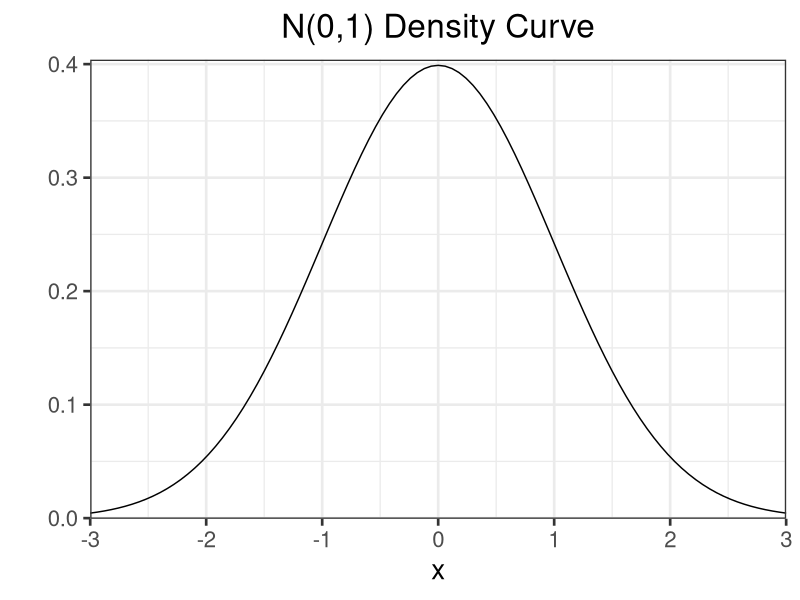
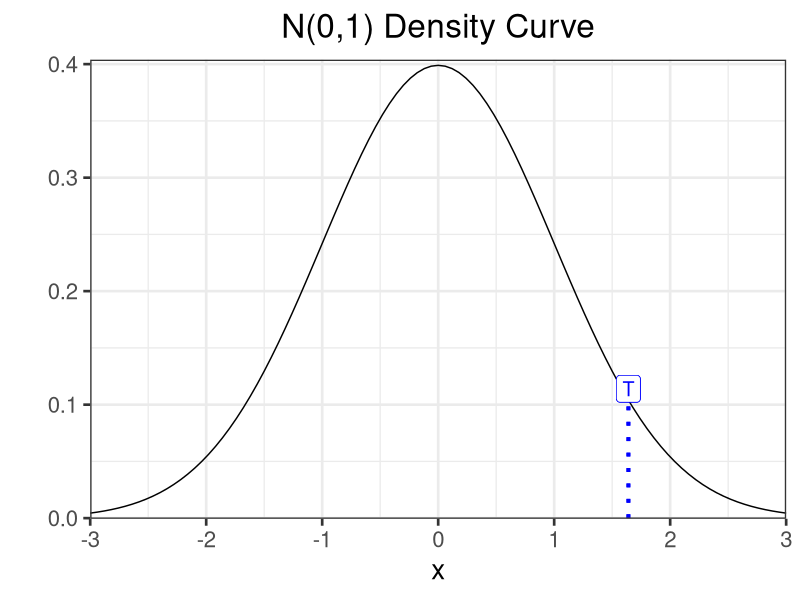
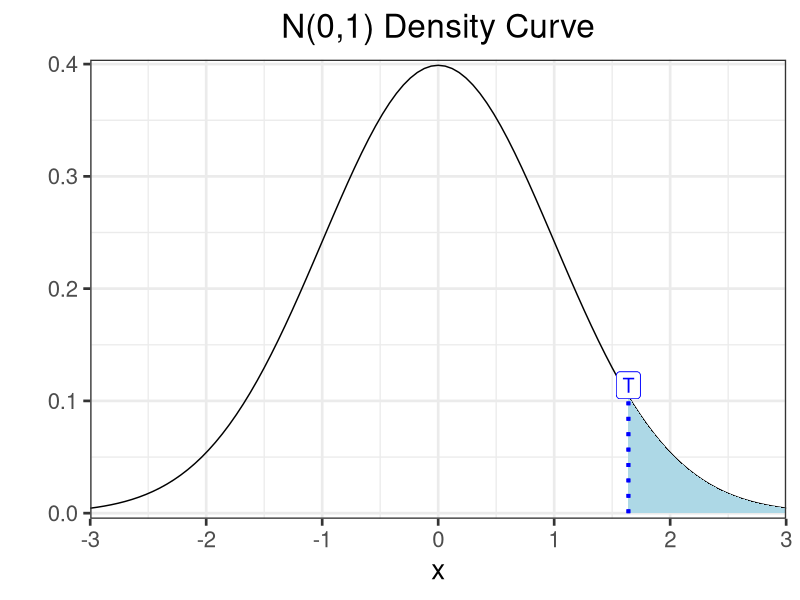
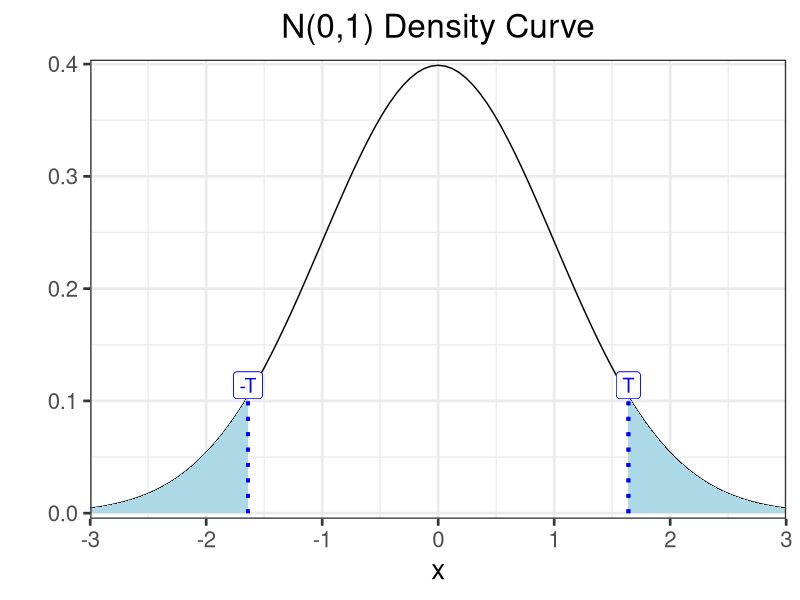
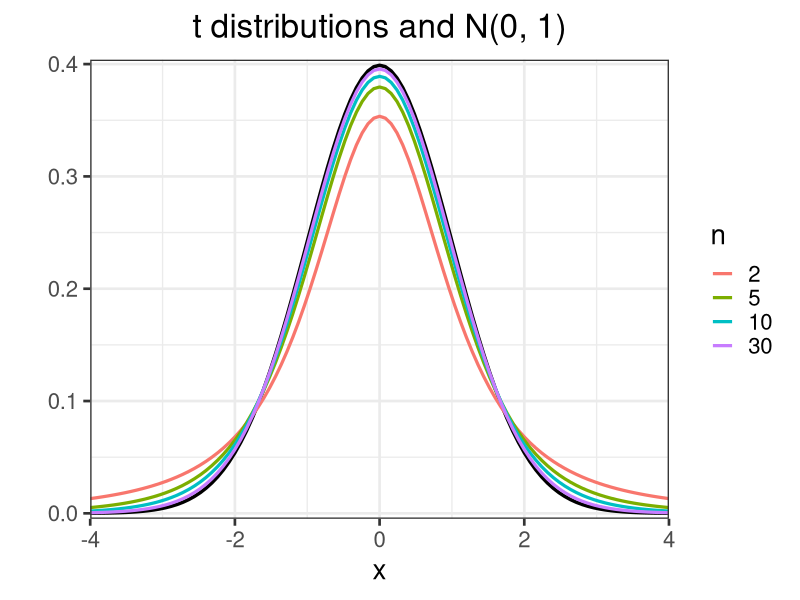
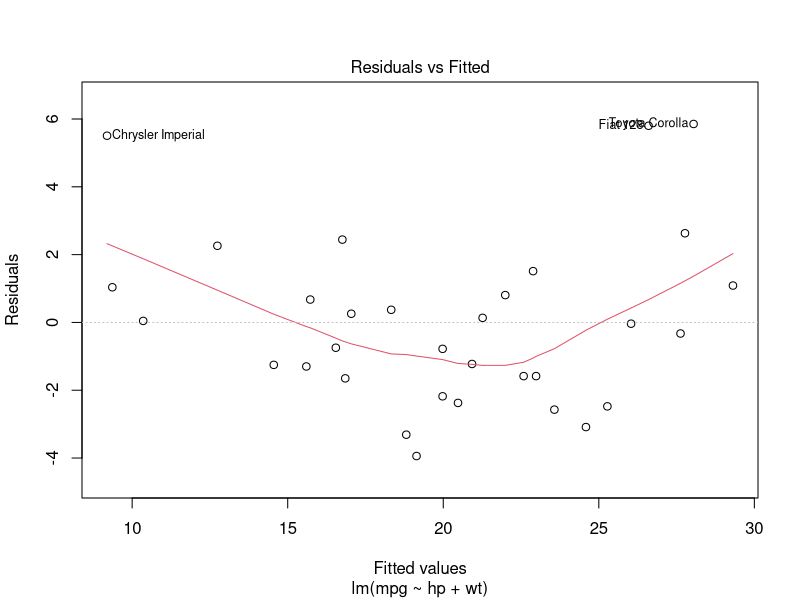
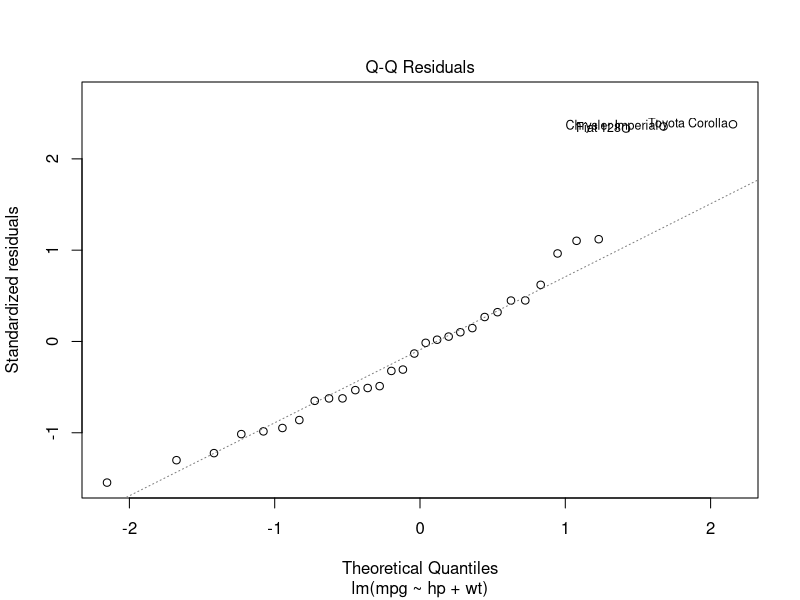
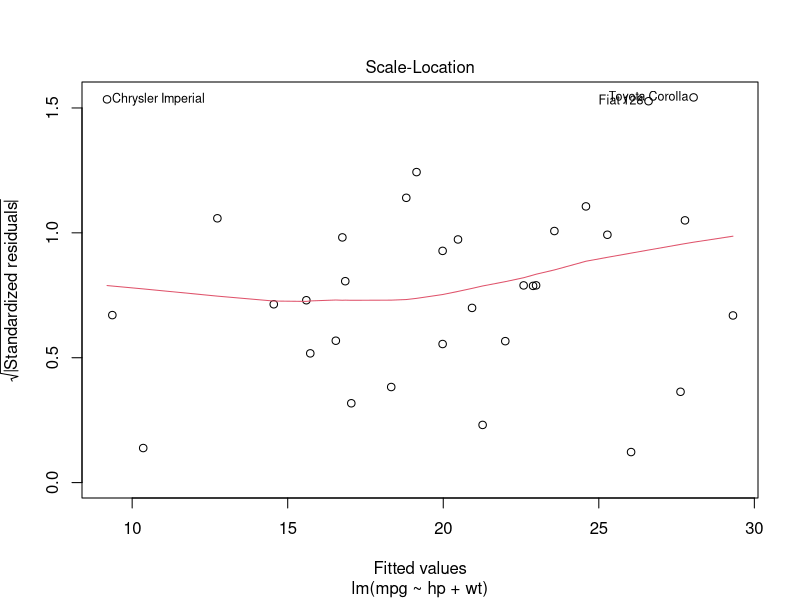

Reproduce these figures in R, in order.
## ---- chunk 1
options(htmltools.dir.version = FALSE)
knitr::opts_chunk$set(comment = "##")
knitr::opts_chunk$set(cache = TRUE)
library(kableExtra)
library(tidyverse)
## ---- chunk 2
# set the seed for reproducibility!
set.seed(302)
# the true population parameter, considered unknown!
p <- 0.6
# simulate 100 coin flips
coin_flips <- rbinom(100, size = 1, prob = p)
head(coin_flips)
sum(coin_flips)
## ---- chunk 3
# record test statistic
test_stat <- sum(coin_flips)
# record how "extreme" our test statistic is
diff_from_exp <- abs(50 - test_stat)
# first component: probability of observing a test statistic as or more extreme
#                  than ours less than the expected value
# second component: probability of observing a test statistic as or more extreme
#                   than ours more than the expected value
p_val <- pbinom(50 - diff_from_exp, size = 100, prob = 0.5) +
  pbinom(50 + diff_from_exp - 1, size = 100, prob = 0.5, lower.tail = FALSE) 
round(p_val, 3)
## ---- chunk 4
n01 <- ggplot(data = data.frame(x = c(-3, 3)), aes(x)) +
  stat_function(fun = dnorm, n = 101, args = list(mean = 0, sd = 1)) + ylab("") +
  theme_bw(base_size = 20) + 
  scale_y_continuous(expand = c(0, 0.005)) +
  scale_x_continuous(expand = c(0, 0)) + 
  labs(title = "N(0,1) Density Curve") +
  theme(plot.title = element_text(hjust = 0.5))
n01
## ---- chunk 5
n01 + geom_segment(x = 1.64, y = 0, xend = 1.64, yend = dnorm(1.64), 
                   colour = "blue", linetype = "dotted", lwd = 1.3) +
  geom_label(x = 1.64, y =  dnorm(1.64) + 0.01, label = "T", 
             col = "blue", size = 5)
## ---- chunk 6
n02 <- n01 + stat_function(fun = dnorm, 
                xlim = c(1.64, 3),
                geom = "area",
                fill = "lightblue") + 
  geom_segment(x = 1.64, y = 0, xend = 1.64, yend = dnorm(1.64), 
                   colour = "blue", linetype = "dotted", lwd = 1.3) +
  geom_label(x = 1.64, y =  dnorm(1.64) + 0.01, label = "T", 
             col = "blue", size = 5)
n02
## ---- chunk 7
n02 + stat_function(fun = dnorm, 
                xlim = c(-1.64, -3),
                geom = "area",
                fill = "lightblue") + 
  geom_segment(x = -1.64, y = 0, xend = -1.64, yend = dnorm(-1.64), 
                   colour = "blue", linetype = "dotted", lwd = 1.3) +
  geom_label(x = -1.64, y =  dnorm(-1.64) + 0.01, label = "-T", col = "blue", size = 5)
## ---- chunk 8
myfac <- factor(c(2, 5, 10, 30), levels = c(2, 5, 10, 30))
n01 + stat_function(fun = dnorm, n = 101, args = list(mean = 0, sd = 1), size = 1.2) +
  stat_function(fun = dt, n = 101, args = list(df = 2), aes(color = myfac[1]), size = 1.1) +
  stat_function(fun = dt, n = 101, args = list(df = 5), aes(color = myfac[2]), size = 1.1) +
  stat_function(fun = dt, n = 101, args = list(df = 10), aes(color = myfac[3]), size = 1.1) +
  stat_function(fun = dt, n = 101, args = list(df = 30), aes(color = myfac[4]), size = 1.1) +
  scale_x_continuous(limits = c(-4, 4), expand = c(0, 0)) +
  labs(title = "t distributions and N(0, 1)", color = "n") + 
  scale_color_discrete(breaks = sort(myfac))
## ---- chunk 9
set.seed(302)
x <- rnorm(10, mean = 0, sd = 1)
y <- rnorm(10, mean = 1.5, sd = 1)
t.test(x, y)
## ---- chunk 10
t.test(x, y, alternative = "less")
## ---- chunk 11
t.test(x, mu = 0)
## ---- chunk 12
data(mtcars)
my_lm <- lm(mpg ~ hp + wt, data = mtcars)
class(my_lm)
my_lm
## ---- chunk 13
names(my_lm)
## ---- chunk 14
summary(my_lm)
## ---- chunk 15
plot(my_lm, which = 1)
## ---- chunk 16
plot(my_lm, which = 2)
## ---- chunk 17
plot(my_lm, which = 3)
## ---- chunk 18
plot(my_lm, which = 5)
## ---- chunk 19
coef(my_lm)
## ---- chunk 20
mod_fits <- fitted(my_lm)
my_df <- data.frame(actual = mtcars$mpg, fitted = mod_fits)
ggplot(my_df, aes(x = fitted, y = actual)) +
  geom_point() +
  geom_abline(slope = 1, intercept = 0, col = "red", lty = 2) + 
  theme_bw(base_size = 15) +
  labs(x = "Fitted values", y = "Actual values", title = "Actual vs. Fitted") +
  theme(plot.title = element_text(hjust = 0.5))
## ---- chunk 21
# Note: wt is in 1000s of lbs!
new_obs <- data.frame(hp = c(100, 150), wt = c(3, 3.5))
predict(my_lm, new_obs)
## ---- chunk 22
no_intercept <- lm(mpg ~ hp + wt - 1, data = mtcars)
summary(no_intercept)
## ---- chunk 23
interact <- lm(mpg ~ hp:wt, data = mtcars)
summary(interact)
## ---- chunk 24
interact <- lm(mpg ~ hp*wt, data = mtcars)
summary(interact)
## ---- chunk 25
include_all <- lm(mpg ~ ., data = mtcars)
summary(include_all)
